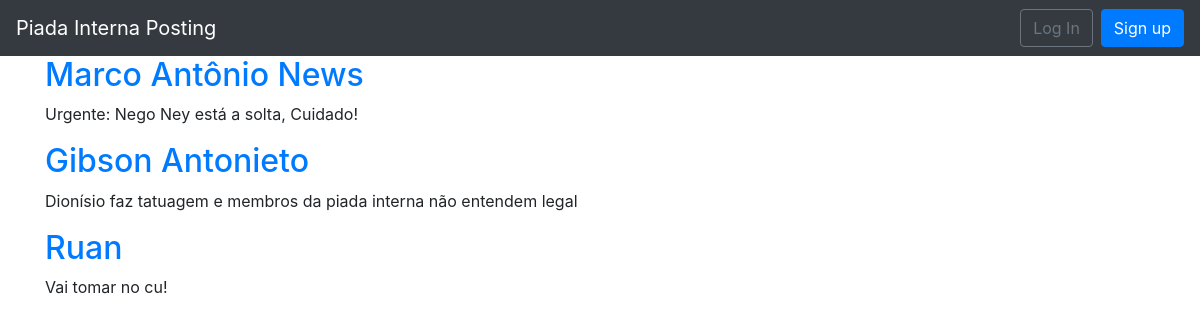
/, run on an earlier commit of the app's database.
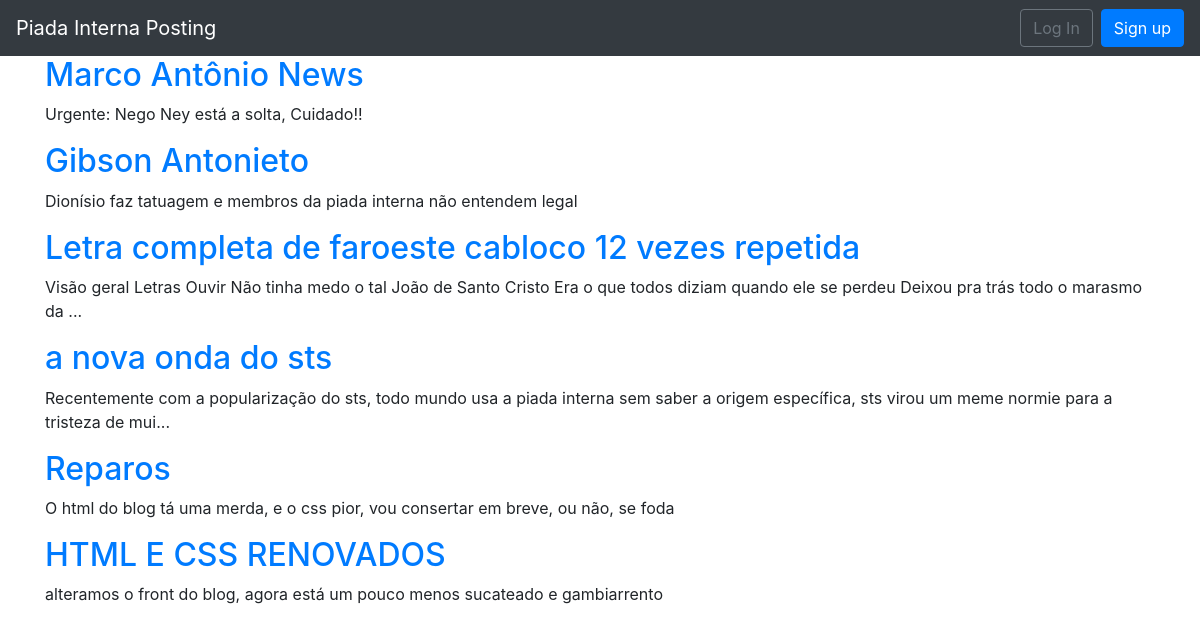
And on a later commit of the database.
### blog/models.py (models this page shows, shortened)
class Post(models.Model):
    title = models.CharField(max_length=200)
    author = models.ForeignKey(
        'auth.User',
        on_delete = models.CASCADE
    )
    date = models.DateTimeField(auto_now_add = True)
    body = models.TextField()

### blog/views.py (the view)
# urls.py: path('', BlogListView.as_view(), name='home'),
class BlogListView(ListView):
    model = Post
    template_name = 'home.html'
    context_object_name = 'posts'  # Adiciona o nome do contexto
    def get_queryset(self):
        return Post.objects.all().order_by('-date')

### blog/templates/home.html
{% extends 'base.html' %}
{% block content %}
{% for post in posts %}
<div class="post-entry">
    <h2><a href="{% url 'post_detail' post.pk %}">{{ post.title }}</a></h2>
    <p>{{ post.body|slice:":150" }}{% if post.body|length > 100 %}...{% endif %}</p>
</div>
{% endfor %}
{% endblock content %}

### blog/templates/base.html (shortened to what this page needs)
<!DOCTYPE html>
<html lang="pt-br">
<head>
    {% load static %}
    <link rel="stylesheet" href="https://cdn.jsdelivr.net/npm/bootstrap@4.5.3/dist/css/bootstrap.min.css">
</head>
<body>
    <nav class="navbar navbar-expand-lg navbar-dark bg-dark">
        <a class="navbar-brand" href="{% url 'home' %}">Piada Interna Posting</a>
        <div class="collapse navbar-collapse" id="navbarSupportedContent">
        {% if user.is_authenticated %}
        <ul class="navbar-nav ml-auto">
        <li class="nav-item">
            <a class="nav-link dropdown-toggle" href="#"
            id="navbarDropdown" role="button" data-toggle="dropdown"
            aria-haspopup="true" aria-expanded="false"><strong >Olá Piadeiro interno</strong>
            {{ user.username }}
            </a>
            <div class="dropdown-menu dropdown-menu-lg-right"
            aria-labelledby="navbarDropdown">
            <a class="dropdown-item" href="{% url 'password_change'%}">Mudar Senha</a>
            <div class="dropdown-divider"></div>
            <a class="dropdown-item" href="{% url 'logout' %}">
            Log Out</a>
            </div>
        </li>
        <li class="nav-item">
            <a class="nav-link" href="{% url 'post_new' %}">Novo Post</a>
        </li>
        </ul>
        {% else %}
        <form class="form-inline ml-auto">
        <a href="{% url 'login' %}" class="btn btn-outline-secondary">
        Log In</a>
        <a href="{% url 'signup' %}" class="btn btn-primary ml-2">
        Sign up</a>
        </form>
        {% endif %}
        </div>
    </nav>
    <main>
        <div class="container">
        {% block content %}
        {% endblock content %}
        </div>
    </main>
</body>
</html>

What changed in the data, as far as the page shows it:
removed Post: title "Ruan", body "Vai tomar no cu!"
changed Post "Marco Antônio News": body "Urgente: Nego Ney está a solta, Cuidado!" → "Urgente: Nego Ney está a solta, Cuidado!!"
added Post: title "Letra completa de faroeste cabloco 12 vezes repetida", body "Visão geral Letras Ouvir Não tinha medo o tal João de Santo Cristo Era o que todos diziam quando ele se perdeu Deixou pra trás todo o marasmo da"
added Post: title "a nova onda do sts", body "Recentemente com a popularização do sts, todo mundo usa a piada interna sem saber a origem específica, sts virou um meme normie para a tristeza de mui"
added Post: title "Reparos", body "O html do blog tá uma merda, e o css pior, vou consertar em breve, ou não, se foda"
added Post: title "HTML E CSS RENOVADOS", body "alteramos o front do blog, agora está um pouco menos sucateado e gambiarrento"
